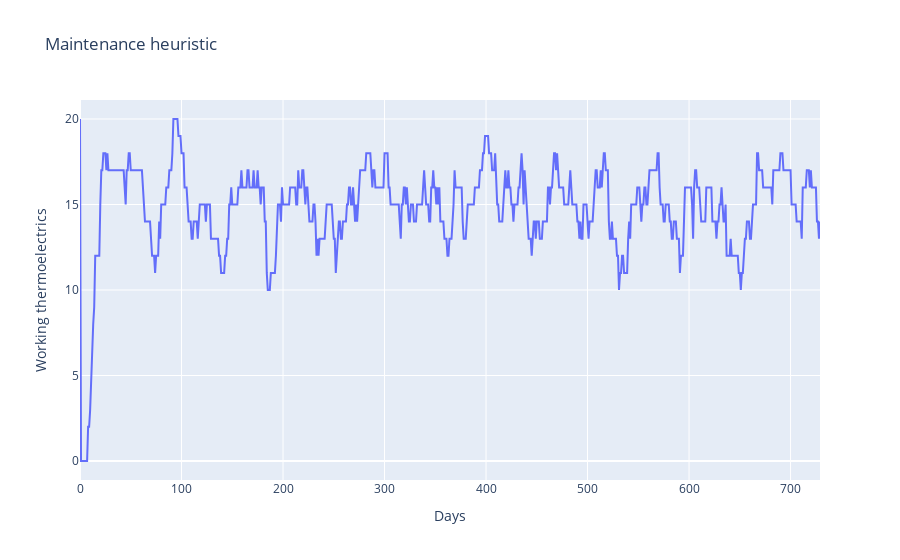
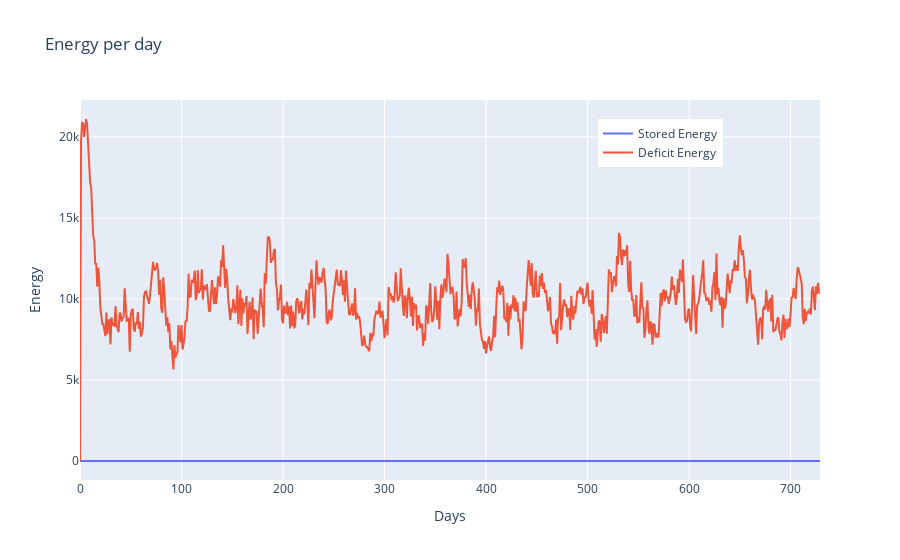

The notebook cell saved with these charts, in order:
### Code cell
tmp_thermoelectrics_maintenance = copy.deepcopy(thermoelectrics)
tmp_circuits_maintenance = copy.deepcopy(circuits)

average, _, _, _, _, _, _ = k_simulation(
    days, 20, 10, circuits_amount=len(tmp_circuits_maintenance)
)

# average *= 2

# A function for giving maintenance to a thermoelectric if it has been 
# working for the average thermoelectric worktime an if there is no thermoelectric receiving
# maintenance at the time
def give_maintenance_heuristic(
    current_day,
    stored_energy,
    circuits: "list[Circuit]",
    thermoelectrics: "list[ThermoElectric]",
    rotation: "RoundRobin",
):
    if stored_energy <= 1e-8:
        return

    if sum([thermoelectric.is_on_maintenance() for thermoelectric in thermoelectrics]) >= 1:
        return

    for thermoelectric in thermoelectrics:

        if not thermoelectric.is_working():
            continue
        last_repair = thermoelectric.get_last_repair_day()
        if current_day - last_repair >= average:
            thermoelectric.repair_and_replanificate(
                current_day,
                days,
                LogNormal(rnd.uniform(1.5, 2), rnd.uniform(0.2, 0.4)),
            )
            maintainance_thermoelectric = thermoelectric
            return


def empty_func(arg0, arg1, arg2, arg3, rg4):
    pass

# Running simulation with agent and Maintenance heuristic
(
    working_thermoelectrics_maintenance_heuristic,
    deficit_per_day_maintenance_heuristic,
    stored_per_day_maintenance_heuristic,
    circuits_maintenance_heuristic,
) = simulate(
    tmp_thermoelectrics_maintenance,
    days,
    Agent(
        give_maintenance_heuristic,
        empty_func,
    ),
    tmp_circuits_maintenance,
    stored_energy,
)
working_thermoelectrics_maintenance_heuristic = [
    sum(x) for x in working_thermoelectrics_maintenance_heuristic
]

fig_maintenance_heuristic = go.Figure()
fig_maintenance_heuristic.add_trace(
    go.Scatter(
        x=list(range(0, days)),
        y=working_thermoelectrics_maintenance_heuristic,
        mode="lines",
    )
)
fig_maintenance_heuristic.update_layout(
    title="Maintenance heuristic",
    xaxis_title="Days",
    yaxis_title="Working thermoelectrics",
)

fig_maintenance_heuristic.show()

fig_energy_deficit_and_stored_maintenance_heuristic = go.Figure()

fig_energy_deficit_and_stored_maintenance_heuristic.add_trace(
    go.Scatter(
        x=list(range(0, days)),
        y=stored_per_day_maintenance_heuristic,
        name="Stored Energy",
    )
)

fig_energy_deficit_and_stored_maintenance_heuristic.add_trace(
    go.Scatter(
        x=list(range(0, days)),
        y=deficit_per_day_maintenance_heuristic,
        name="Deficit Energy",
    )
)


fig_energy_deficit_and_stored_maintenance_heuristic.update_layout(
    title="Energy per day",
    xaxis_title="Days",
    yaxis_title="Energy",
    legend=dict(x=0.7, y=0.95),
    showlegend=True,
)

### Figure 1 — Plotly figure (JSON) as saved in the notebook; plotly's stock layout.template omitted (floating-point values rounded to 4 significant figures; data arrays with more than 128 entries replaced by an {"elided": "..."} marker saying what was removed)
{"data": [{"mode": "lines", "type": "scatter", "x": {"elided": "730 int values"}, "y": {"elided": "731 int values"}}], "layout": {"title": {"text": "Maintenance heuristic"}, "xaxis": {"title": {"text": "Days"}}, "yaxis": {"title": {"text": "Working thermoelectrics"}}}}

### Figure 2 — Plotly figure (JSON) as saved in the notebook; plotly's stock layout.template omitted (floating-point values rounded to 4 significant figures; data arrays with more than 128 entries replaced by an {"elided": "..."} marker saying what was removed)
{"data": [{"name": "Stored Energy", "type": "scatter", "x": {"elided": "730 int values"}, "y": {"elided": "731 int values"}}, {"name": "Deficit Energy", "type": "scatter", "x": {"elided": "730 int values"}, "y": {"elided": "731 float values"}}], "layout": {"legend": {"x": 0.7, "y": 0.95}, "showlegend": true, "title": {"text": "Energy per day"}, "xaxis": {"title": {"text": "Days"}}, "yaxis": {"title": {"text": "Energy"}}}}
